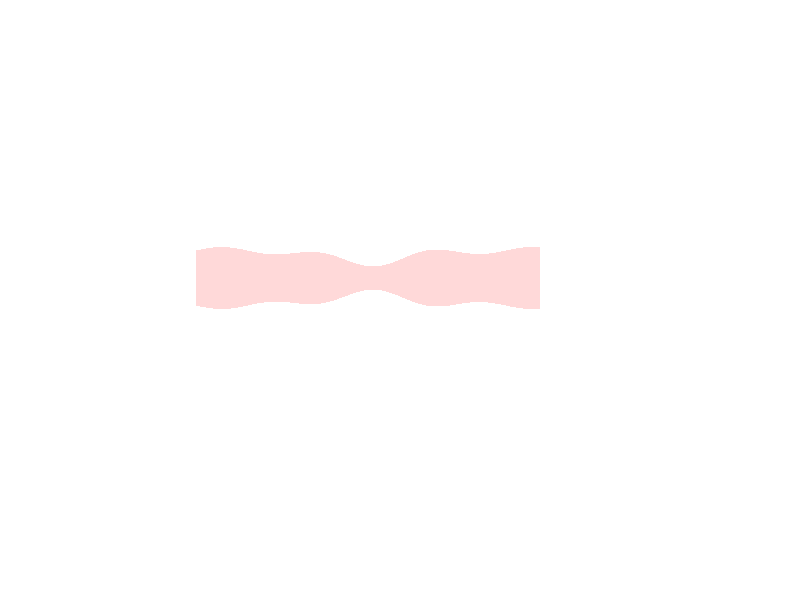

Source code (MATLAB): (Note: this script raises an error after producing the figure.)
% =========================================================================
% 1D Baseline Model Diagram of Peristaltic Flow with Tumor Constriction
% =========================================================================
clear; clc; close all;

% 1. Figure Setup
fig = figure('Name', '1D Peristaltic Model', 'Color', 'w', 'Position', [100, 100, 1400, 500]);
hold on; axis equal; axis off;
xlim([-4, 23]);
ylim([-5.5, 4.5]);

% 2. Geometry Parameters
L = 15;                     % Physical domain length (label is x=1)
xt = 7.5;                   % Center of the tumor region
sigma = 2.5;                % Spread of the tumor region
R0 = 1.2;                   % Base radius
wave_amp = 0.15;            % Peristaltic wave amplitude
wave_length = 4.5;          % Peristaltic wavelength
tumor_depth = 0.55;         % Constriction depth (\delta)

% Calculate tube boundaries
x = linspace(0, L, 1000);
h = R0 + wave_amp * sin(2*pi*x/wave_length) - tumor_depth * exp(-((x-xt).^2)/(0.8*sigma^2));

% 3. Plot Tube Interior (Light Red/Pink Gradient Simulation)
fill([x, fliplr(x)], [h, fliplr(-h)], [1, 0.85, 0.85], 'EdgeColor', 'none');

% 4. Plot Tumor Cells
cell_x = linspace(xt - sigma + 0.3, xt + sigma - 0.3, 14);
for i = 1:length(cell_x)
    hx_val = interp1(x, h, cell_x(i));
    % Top cells
    draw_tumor_cell(cell_x(i), hx_val + 0.35 + rand*0.1, 0.35);
    if rand > 0.3
        draw_tumor_cell(cell_x(i) + 0.2, hx_val + 0.7 + rand*0.1, 0.35);
    end
    % Bottom cells
    draw_tumor_cell(cell_x(i), -hx_val - 0.35 - rand*0.1, 0.35);
    if rand > 0.3
        draw_tumor_cell(cell_x(i) - 0.2, -hx_val - 0.7 - rand*0.1, 0.35);
    end
end

% 5. Plot Tube Walls
plot(x, h, 'Color', [0.8 0.1 0.1], 'LineWidth', 2.5);
plot(x, -h, 'Color', [0.8 0.1 0.1], 'LineWidth', 2.5);

% 6. Plot Nanoparticles (with updated exclusion zones)
N_nano = 160; 
rng(42); 
xn_all = rand(1, N_nano) * L;
yn_all = (rand(1, N_nano)*2 - 1) .* interp1(x, h, xn_all) * 0.75; 

% Exclusion zones: remove nanoparticles that overlap critical labels
flow_zone = (xn_all > 3 & xn_all < 6.5 & yn_all > -0.9 & yn_all < 0);
h_zone = (xn_all > 7.3 & xn_all < 8.8 & yn_all > -0.5 & yn_all < 0.5);
delta_zone = (xn_all > xt-2.0 & xn_all < xt-0.2 & yn_all > 0.5 & yn_all < 2.5); % Cleared for delta
keep_idx = ~(flow_zone | h_zone | delta_zone);

xn = xn_all(keep_idx);
yn = yn_all(keep_idx);

scatter(xn, yn, 20, 'b', 'filled', 'MarkerEdgeColor', [0 0 0.5]);

% 7. Centerline
plot([-1, L+1], [0, 0], 'k-.', 'LineWidth', 1.2);

% =========================================================================
% 8. ANNOTATIONS & LABELS
% =========================================================================

% --- Bottom Axis ---
y_ax = -4.0;
plot([0, L+1.5], [y_ax, y_ax], 'k-', 'LineWidth', 1); 
draw_arrow(L+1.5, y_ax, L+2.5, y_ax, 'k', 1);         
text(L+2.8, y_ax, '$x$', 'Interpreter', 'latex', 'FontSize', 14);

% Ticks and vertical droplines
ticks = [0, xt-sigma, xt, xt+sigma, L];
labels = {'$0$', '$x_t - \sigma$', '$x_t$', '$x_t + \sigma$', '$1$'};
for i = 1:length(ticks)
    plot([ticks(i), ticks(i)], [y_ax-0.1, y_ax+0.1], 'k-', 'LineWidth', 1);
    text(ticks(i), y_ax-0.6, labels{i}, 'Interpreter', 'latex', 'HorizontalAlignment', 'center', 'FontSize', 12);
    
    hx_tick = interp1(x, h, ticks(i));
    plot([ticks(i), ticks(i)], [-hx_tick-0.1, y_ax+0.2], 'k--', 'Color', [0.6 0.6 0.6]);
end

% --- Inlet (Left Side) ---
text(0, 2.6, 'Inlet', 'FontWeight', 'bold', 'HorizontalAlignment', 'center');
text(0, 2.0, '$x = 0$', 'Interpreter', 'latex', 'HorizontalAlignment', 'center');
draw_arrow(-2.5, 0, -0.5, 0, 'b', 2.5);
text(-1.5, -0.8, {'$u(x,t), C(x,t),$'; '$T(x,t)$'}, 'Interpreter', 'latex', 'Color', 'b', 'HorizontalAlignment', 'center', 'FontSize', 11);

% --- Outlet (Right Side) ---
text(L, 2.6, 'Outlet', 'FontWeight', 'bold', 'HorizontalAlignment', 'center');
text(L, 2.0, '$x = L$', 'Interpreter', 'latex', 'HorizontalAlignment', 'center');
draw_arrow(L+0.5, 0, L+2.5, 0, 'b', 2.5);

% --- Tumor Region Constriction ---
br_y = 3.5; 
plot([xt-sigma, xt+sigma], [br_y, br_y], 'r--', 'LineWidth', 1.2); 
plot([xt-sigma, xt-sigma], [br_y, br_y-0.4], 'r--', 'LineWidth', 1.2); 
plot([xt+sigma, xt+sigma], [br_y, br_y-0.4], 'r--', 'LineWidth', 1.2); 
text(xt, br_y+0.4, 'Tumor region (constriction)', 'Color', 'r', 'FontWeight', 'bold', 'HorizontalAlignment', 'center', 'FontSize', 11);

% --- Peristaltic Wall ---
pw_x = 11.5; pw_y = 3.2;
text(pw_x, pw_y, 'Peristaltic wall', 'FontWeight', 'bold', 'HorizontalAlignment', 'center');
text(pw_x, pw_y-0.5, '$Y = \pm h(x)$', 'Interpreter', 'latex', 'HorizontalAlignment', 'center', 'FontSize', 11);
draw_arrow(pw_x-0.2, pw_y-0.8, pw_x-0.8, interp1(x, h, pw_x-0.8) + 0.1, 'k', 1.2);

% --- Flow Direction ---
fd_x = 3.5; fd_y = -0.3; 
draw_arrow(fd_x, fd_y, fd_x+2.5, fd_y, 'b', 2);
text(fd_x+1.25, fd_y-0.4, 'Flow direction', 'Color', 'b', 'FontWeight', 'bold', 'HorizontalAlignment', 'center');

% --- Nanoparticles Label ---
np_x = 3.0; np_y = 2.8;
text(np_x, np_y, 'Nanoparticles', 'Color', 'b', 'FontWeight', 'bold', 'HorizontalAlignment', 'center');
draw_arrow(np_x, np_y-0.3, np_x+0.5, 0.8, 'k', 1);

% --- 2h(x) Constriction Height ---
hx_center = interp1(x, h, xt);
draw_double_arrow(xt, -hx_center, hx_center, 'k', 1.5);
text(xt+0.5, 0, '$2h(x)$', 'Interpreter', 'latex', 'FontSize', 12, 'BackgroundColor', 'w', 'Margin', 1.5);

% --- Delta (Constriction Depth) ---
% Draw dashed line representing the unconstricted wall across the whole tumor region
x_ref = linspace(xt - sigma, xt + sigma, 200);
h_ref = R0 + wave_amp * sin(2*pi*x_ref/wave_length);
plot(x_ref, h_ref, 'k--', 'LineWidth', 1.5, 'Color', [0.3 0.3 0.3]);

% Position delta indicator further left so it has room to breathe
del_x = xt - 1.2; 
h_unconst_del = R0 + wave_amp * sin(2*pi*del_x/wave_length);
h_actual_del = interp1(x, h, del_x);

% Draw double arrow for delta (will dynamically scale using the updated helper function)
draw_double_arrow(del_x, h_actual_del, h_unconst_del, 'k', 1.5);

% Add label with a black bounding box so it pops as a distinct callout
text(del_x - 0.15, (h_unconst_del + h_actual_del)/2, '$\delta$', 'Interpreter', 'latex', ...
    'FontSize', 15, 'HorizontalAlignment', 'right', 'BackgroundColor', 'w', ...
    'EdgeColor', 'k', 'Margin', 2);

% --- Wave Frame Box ---
box_x = 18; box_y = -1.5; box_w = 4; box_h = 3;
rectangle('Position', [box_x, box_y, box_w, box_h], 'EdgeColor', 'k', 'LineStyle', '--', 'Curvature', 0.1, 'LineWidth', 1);
text(box_x+2, box_y+2.4, 'Wave frame', 'FontWeight', 'bold', 'HorizontalAlignment', 'center');
text(box_x+2, box_y+1.8, '$(x = X - ct)$', 'Interpreter', 'latex', 'HorizontalAlignment', 'center', 'FontSize', 11);

% Coordinate system inside Wave Frame
ax_x = box_x+0.8; ax_y = box_y+0.6;
draw_arrow(ax_x, ax_y, ax_x+1.2, ax_y, 'k', 1.5); 
draw_arrow(ax_x, ax_y, ax_x, ax_y+1.0, 'k', 1.5); 
text(ax_x+1.4, ax_y, '$x$', 'Interpreter', 'latex', 'FontSize', 11);
text(ax_x, ax_y+1.3, '$y$', 'Interpreter', 'latex', 'FontSize', 11);


% =========================================================================
% LOCAL HELPER FUNCTIONS
% =========================================================================

function draw_arrow(x1, y1, x2, y2, color, lw)
    plot([x1, x2], [y1, y2], 'Color', color, 'LineWidth', lw);
    ang = atan2(y2-y1, x2-x1);
    arrow_len = 0.4;
    theta = pi/7;
    xa1 = x2 - arrow_len * cos(ang - theta);
    ya1 = y2 - arrow_len * sin(ang - theta);
    xa2 = x2 - arrow_len * cos(ang + theta);
    ya2 = y2 - arrow_len * sin(ang + theta);
    fill([x2, xa1, xa2], [y2, ya1, ya2], color, 'EdgeColor', color);
end

function draw_double_arrow(x, y1, y2, color, lw)
    % Ensure y1 is the bottom coordinate and y2 is the top coordinate
    if y1 > y2
        temp = y1; y1 = y2; y2 = temp;
    end
    
    plot([x, x], [y1, y2], 'Color', color, 'LineWidth', lw);
    
    % Dynamically scale the arrowhead length and width based on the gap distance
    % This prevents arrowheads from overlapping (creating the "star" artifact) in tight spaces.
    gap = y2 - y1;
    arrow_len = min(0.3, gap * 0.35); 
    w = min(0.15, gap * 0.2); 
    
    % Draw top arrowhead
    fill([x, x-w, x+w], [y2, y2-arrow_len, y2-arrow_len], color, 'EdgeColor', color);
    % Draw bottom arrowhead
    fill([x, x-w, x+w], [y1, y1+arrow_len, y1+arrow_len], color, 'EdgeColor', color);
end

function draw_tumor_cell(xc, yc, r)
    theta = linspace(0, 2*pi, 30);
    cx = xc + r*cos(theta);
    cy = yc + r*sin(theta);
    fill(cx, cy, [0.85, 0.65, 0.85], 'EdgeColor', [0.5, 0.2, 0.5], 'LineWidth', 0.8);
    scatter(xc, yc, 15, 'MarkerFaceColor', [0.4, 0.1, 0.4], 'MarkerEdgeColor', 'none');
    for a = 0:pi/4:(2*pi - pi/4)
        plot([xc+0.1*cos(a), xc+r*0.8*cos(a)], [yc+0.1*sin(a), yc+r*0.8*sin(a)], 'Color', [0.6, 0.3, 0.6], 'LineWidth', 0.5);
    end
end
